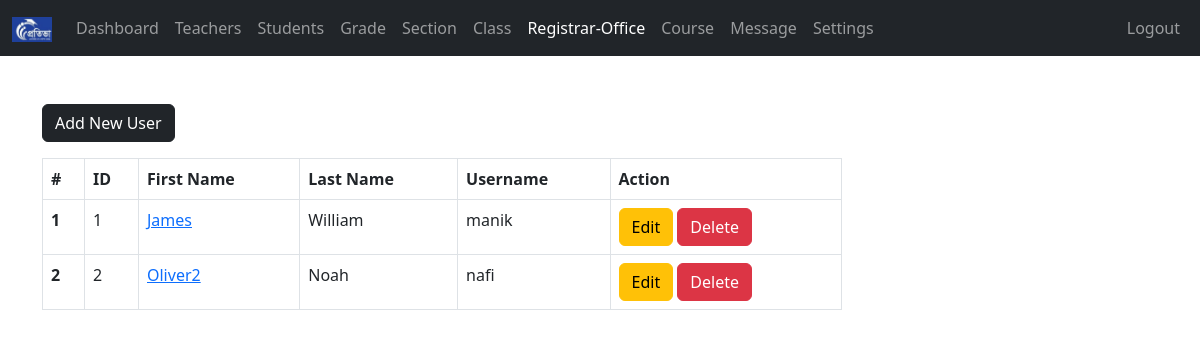
The app's page /admin/registrar-office.php (signed in) with its own data.
### tables this page shows
CREATE TABLE `registrar_office` (
  `r_user_id` int(11) NOT NULL,
  `username` varchar(127) NOT NULL,
  `password` varchar(255) NOT NULL,
  `fname` varchar(31) NOT NULL,
  `lname` varchar(31) NOT NULL,
  `address` varchar(31) NOT NULL,
  `employee_number` int(11) NOT NULL,
  `date_of_birth` date NOT NULL,
  `phone_number` varchar(31) NOT NULL,
  `qualification` varchar(31) NOT NULL,
  `gender` varchar(7) NOT NULL,
  `email_address` varchar(255) NOT NULL,
  `date_of_joined` datetime NOT NULL DEFAULT current_timestamp()
);

### admin/data/registrar_office.php (called while the page is built, shortened)
<?php
function getAllR_users($conn){
  $sql = "SELECT * FROM registrar_office";
  $stmt = $conn->prepare($sql);
  $stmt->execute();
  if ($stmt->rowCount() >= 1) {
    $teachers = $stmt->fetchAll();
    return $teachers;
  }else {
  return 0;
  }
}

### admin/registrar-office.php (the view, shortened to what this page needs)
<?php
if (isset($_SESSION['admin_id']) &&
  isset($_SESSION['role'])) {
  if ($_SESSION['role'] == 'Admin') {
      include "../DB_connection.php";
      include "data/registrar_office.php";
      $r_users = getAllR_users($conn);
?>
<!DOCTYPE html>
<html lang="en">
<head>
<link rel="stylesheet" href="https://cdn.jsdelivr.net/npm/bootstrap@5.2.0/dist/css/bootstrap.min.css">
<link rel="stylesheet" href="../css/style.css">
<link rel="stylesheet" href="https://cdnjs.cloudflare.com/ajax/libs/font-awesome/4.7.0/css/font-awesome.min.css">
</head>
<body>
  <?php
      include "inc/navbar.php";
      if ($r_users != 0) {
    ?>
    <div class="container mt-5">
      <a href="registrar-office-add.php"
          class="btn btn-dark">Add New User</a>
          <div class="table-responsive">
            <table class="table table-bordered mt-3 n-table">
              <thead>
                <tr>
                  <th scope="col">#</th>
                  <th scope="col">ID</th>
                  <th scope="col">First Name</th>
                  <th scope="col">Last Name</th>
                  <th scope="col">Username</th>
                  <th scope="col">Action</th>
                </tr>
              </thead>
              <tbody>
                <?php $i = 0; foreach ($r_users as $r_user ) {
                  $i++;  ?>
                <tr>
                  <th scope="row"><?=$i?></th>
                  <td><?=$r_user['r_user_id']?></td>
                  <td><a href="registrar-office-view.php?r_user_id=<?=$r_user['r_user_id']?>">
                        <?=$r_user['fname']?></a></td>
                  <td><?=$r_user['lname']?></td>
                  <td><?=$r_user['username']?></td>
                  <td>
                      <a href="registrar-office-edit.php?r_user_id=<?=$r_user['r_user_id']?>"
                          class="btn btn-warning">Edit</a>
                      <a href="registrar-office-delete.php?r_user_id=<?=$r_user['r_user_id']?>"
                          class="btn btn-danger">Delete</a>
                  </td>
                </tr>
              <?php } ?>
              </tbody>
            </table>
          </div>
        <?php } ?>
    </div>
</body>
</html>
<?php
}else {
  header("Location: ../login.php");
  exit;
}
}else {
header("Location: ../login.php");
exit;
}
?>

### css/style.css (style rules this page uses)
.n-table { max-width: 800px; }

### records on screen
registrar_office: r_user_id "1", fname "James", lname "William", username "manik"
registrar_office: r_user_id "2", fname "Oliver2", lname "Noah", username "nafi"
